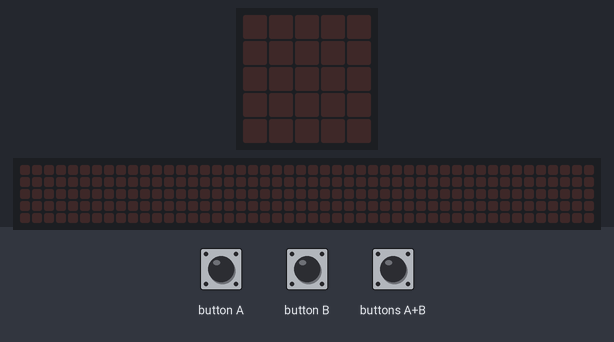
A program run on a simulated BBC micro:bit running MicroPython. On the bench: the board's 5×5 LED display, a strip that is not on the board, showing the scrolling text unrolled. The test bench sets the inputs (shaded band). The 48×5 strip is a reading aid, not a part: it shows the text the display is scrolling, unrolled, one strip-width of it at a time.

Above: at 1.2 s.
1.3 s: button A pressed for 0.15 s
At 2.4 s:
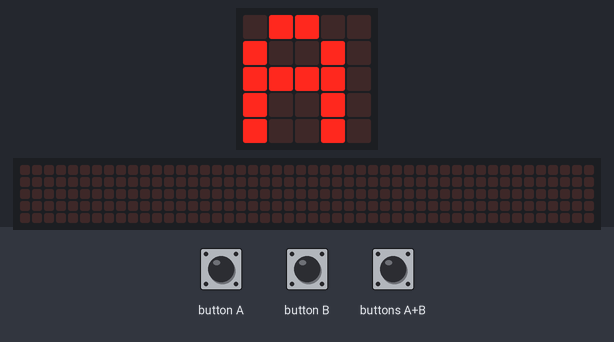
2.9 s: button B pressed for 0.15 s
At 3.6 s:
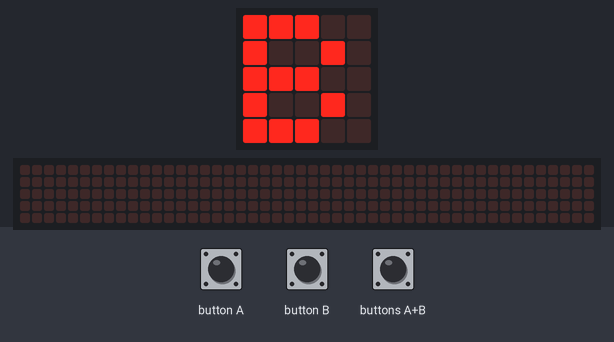
4.5 s: button A pressed for 1 s
At 4.8 s:
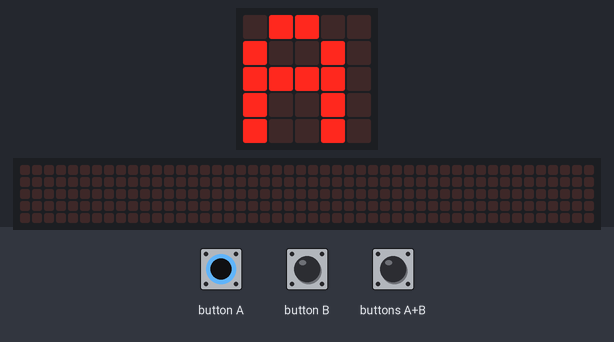
7.0 s: button B pressed for 1 s
At 7.9 s:
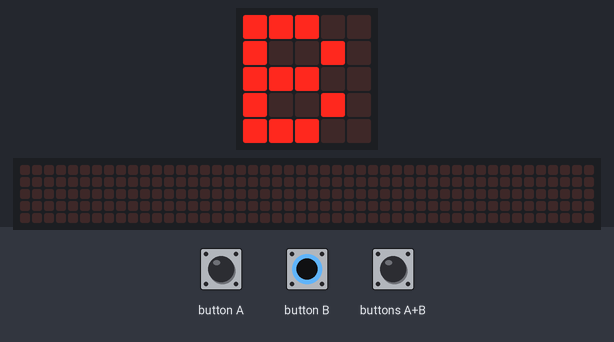
9.5 s: buttons A+B pressed 2 times (0.12 s each, 0.3 s apart)
At 9.57 s:
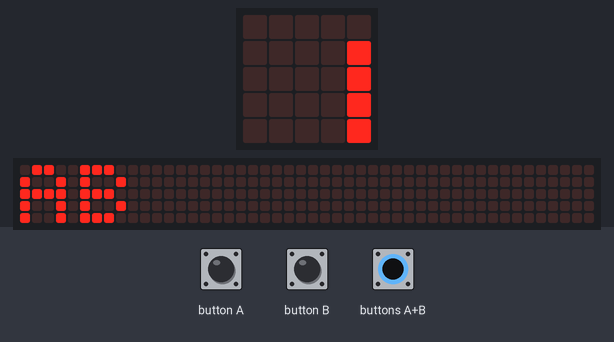
12.5 s: buttons A+B pressed for 0.15 s
At 12.72 s:
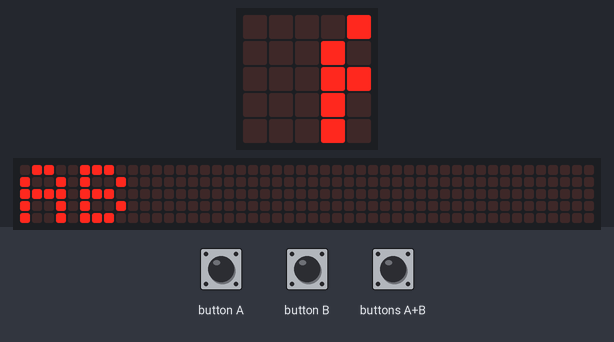
Timing chart, 0 to 15.1 s (numbered marks = the images above; inputs shaded):
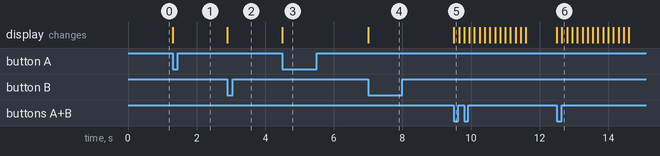

Measured:
- after the input at 1.3 s, the display: changes at once (image 1)
- after the input at 2.9 s, the display: changes at once (image 2)
- after the input at 4.5 s, the display: changes at once (image 3)
- after the input at 7.0 s, the display: changes at once (image 4)
- after the input at 9.5 s, the display: changes at once (image 5)
- after the input at 12.5 s, the display: first changes at once (image 6 shows a later state)

The program:

microbit-Programmable_Buttons-1.py
```python
# Display the button being pressed on the micro:bit's matrix display.

from microbit import *

while True:
    if button_a.is_pressed():
        display.show("A")
    elif button_a.is_pressed() and button_b.is_pressed():
        display.scroll("AB")
    elif button_b.is_pressed():
        display.show("B")
```
